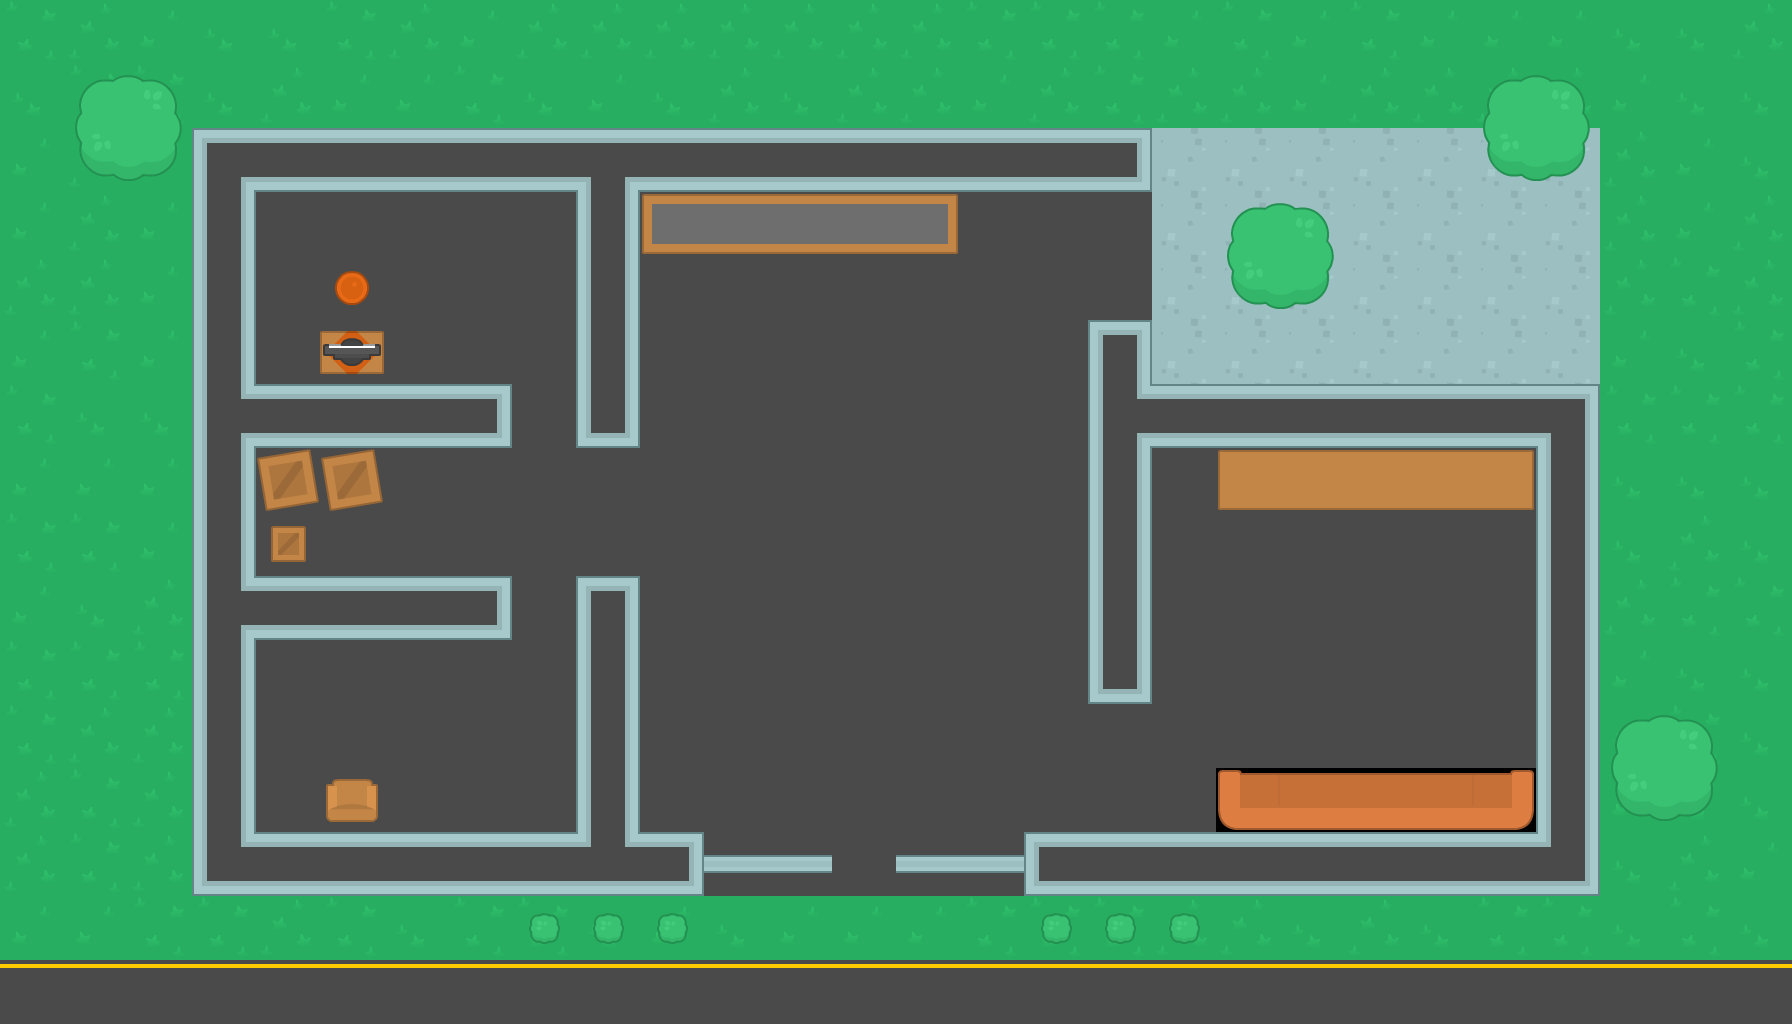

This game map was drawn from its Tiled (.tmx) file and the tilesets committed beside it. A one-line description and the full map source follow:
An orthogonal 28x16 tile map with 64x64 px tiles, 3 tile layers (Capa de patrones 1, arb, Capa de patrones 3) and 44 objects (2x MiniGame, Player).

<map version="1.4" tiledversion="1.4.2" orientation="orthogonal" renderorder="right-down" width="28" height="16" tilewidth="64" tileheight="64" infinite="0" nextlayerid="5" nextobjectid="45">
 <tileset firstgid="1" source="Kenney Topdown.tsx" />
 <layer id="1" name="Capa de patrones 1" width="28" height="16">
  <data encoding="csv">
2,1,3,4,4,2,1,3,1,1,1,1,1,1,1,2,2,2,3,2,3,2,3,3,3,4,4,1,
4,2,2,4,1,3,3,2,4,3,4,1,4,1,1,3,1,2,1,1,3,1,1,1,1,3,4,4,
3,1,3,340,340,340,340,340,340,340,340,340,340,340,340,340,340,340,8,8,8,8,8,8,8,1,3,4,
3,1,3,340,340,340,340,340,340,340,340,340,340,340,340,340,340,340,8,8,8,8,8,8,8,1,3,1,
1,1,3,340,340,340,340,340,340,340,340,340,340,340,340,340,340,340,8,8,8,8,8,8,8,1,2,1,
3,2,3,340,340,340,340,340,340,340,340,340,340,340,340,340,340,340,8,8,8,8,8,8,8,3,4,2,
2,4,4,340,340,340,340,340,340,340,340,340,340,340,340,340,340,340,340,340,340,340,340,340,339,2,2,2,
3,3,3,340,340,340,340,340,340,340,340,340,340,340,340,340,340,340,340,340,340,340,340,340,339,4,4,4,
2,2,3,340,340,340,340,340,340,340,340,340,340,340,340,340,340,340,340,340,340,340,340,340,339,4,1,4,
3,4,1,340,340,340,340,340,340,340,340,340,340,340,340,340,340,340,340,340,340,340,340,340,339,1,2,2,
2,2,2,340,340,340,340,340,340,340,340,340,340,340,340,340,340,340,340,340,340,340,340,340,339,3,4,4,
2,1,1,340,340,340,340,340,340,340,340,340,340,340,340,340,340,340,340,340,340,340,340,340,339,4,2,4,
1,2,1,340,340,340,340,340,340,340,340,340,340,340,340,340,340,340,340,474,475,475,475,476,339,3,4,4,
1,2,1,340,340,340,340,340,340,340,340,340,340,340,340,340,340,340,340,340,340,340,340,340,340,4,1,3,
3,3,2,2,1,2,4,2,2,4,3,4,3,3,3,2,2,2,1,1,4,1,4,2,2,4,2,4,
4,4,1,2,1,1,2,3,1,3,2,2,1,3,3,3,3,4,2,4,2,3,3,2,4,3,4,3
</data>
 </layer>
 <objectgroup id="4" name="Capa de Objetos 1">
  <object id="1" x="208" y="128" width="944" height="64" />
  <object id="2" x="576" y="192" width="64" height="256" />
  <object id="3" x="640" y="192" width="320" height="64" />
  <object id="4" x="1088" y="320" width="64" height="384" />
  <object id="5" x="1152" y="384" width="448" height="64" />
  <object id="6" x="1536" y="448" width="64" height="448" />
  <object id="7" x="640" y="832" width="64" height="64" />
  <object id="8" x="704" y="848" width="128" height="32" />
  <object id="9" x="896" y="848" width="128" height="32" />
  <object id="10" x="1024" y="832" width="576" height="64" />
  <object id="11" x="576" y="576" width="64" height="256" />
  <object id="12" x="1216" y="448" width="320" height="64" />
  <object id="13" x="320" y="816" width="64" height="16" />
  <object id="14" x="368" y="784" width="16" height="32" />
  <object id="15" x="320" y="784" width="16" height="32" />
  <object id="16" x="256" y="448" width="64" height="64" />
  <object id="17" x="256" y="512" width="32" height="64" />
  <object id="18" x="320" y="448" width="64" height="64" />
  <object id="19" x="320" y="336" width="64" height="32" />
  <object id="20" x="192" y="128" width="64" height="768" />
  <object id="21" x="256" y="576" width="256" height="64" />
  <object id="22" x="256" y="384" width="256" height="64" />
  <object id="23" x="256" y="832" width="448" height="64" />
  <object id="24" x="0" y="0" width="1664" height="16" />
  <object id="25" x="0" y="16" width="16" height="1008" />
  <object id="26" x="16" y="1008" width="1648" height="16" />
  <object id="27" x="1648" y="32" width="16" height="976" />
  <object id="28" x="1248" y="224" width="64" height="64" />
  <object id="29" x="1504" y="96" width="64" height="64" />
  <object id="30" x="96" y="96" width="64" height="64" />
  <object id="31" x="1056" y="928" />
  <object id="32" x="1120" y="928" />
  <object id="33" x="1184" y="928" />
  <object id="34" x="672" y="928" />
  <object id="35" x="608" y="928" />
  <object id="36" x="544" y="928" />
  <object id="37" x="352" y="288" />
  <object id="38" x="1216" y="768" width="16" height="64" />
  <object id="39" x="1232" y="816" width="304" height="16" />
  <object id="40" x="1520" y="768" width="16" height="48" />
  <object id="41" name="Mars Odyssey" type="MiniGame" x="256" y="192" width="320" height="192" />
  <object id="42" name="Astronaut" type="MiniGame" x="256" y="640" width="320" height="192" />
  <object id="43" name="Player" x="880" y="272" />
  <object id="44" x="-288" y="144" />
 </objectgroup>
 <layer id="2" name="arb" width="28" height="16">
  <data encoding="csv">
0,0,0,0,0,0,0,0,0,0,0,0,0,0,0,0,0,0,0,0,0,0,0,0,0,0,0,0,
0,181,182,0,0,0,0,0,0,0,0,0,0,0,0,0,0,0,0,0,0,0,0,181,182,0,0,0,
0,208,209,280,282,282,282,282,282,283,282,282,282,282,282,282,282,285,0,0,0,0,0,208,209,0,0,0,
0,0,0,309,0,0,0,0,0,309,340,0,0,0,0,0,0,340,0,181,182,0,0,0,0,0,0,0,
0,0,0,309,0,0,0,0,0,309,0,0,0,0,0,0,0,340,0,208,209,0,0,0,0,0,0,0,
0,0,0,309,0,511,0,0,0,309,0,0,0,0,0,0,0,312,0,0,0,0,0,0,0,0,0,0,
0,0,0,310,282,282,282,285,0,286,0,0,0,0,0,0,0,310,282,282,282,282,282,282,281,0,0,0,
0,0,0,309,0,0,0,0,0,0,0,0,0,0,0,0,0,309,0,453,454,454,454,455,309,0,0,0,
0,0,0,309,0,0,0,340,0,0,0,0,0,0,0,0,0,309,0,0,0,0,0,0,309,0,0,0,
0,0,0,310,282,282,282,285,0,312,0,0,0,0,0,0,0,309,0,0,0,0,0,0,309,0,0,0,
0,0,0,309,0,0,0,0,0,309,0,0,0,0,0,0,0,286,0,0,0,0,0,0,309,0,0,0,
0,0,0,309,0,0,0,0,0,309,0,0,0,0,0,0,0,0,0,0,0,0,0,0,309,181,182,0,
0,0,0,309,0,0,0,0,0,309,0,0,0,0,0,0,0,0,0,0,0,0,0,0,309,208,209,0,
0,0,0,307,282,282,282,282,282,284,285,340,340,340,340,340,313,282,282,282,282,282,282,282,308,0,0,0,
0,0,0,0,0,0,0,0,235,235,235,0,0,0,0,0,235,235,235,0,0,0,0,0,0,0,0,0,
0,0,0,0,0,0,0,0,0,0,0,0,0,0,0,0,0,0,0,0,0,0,0,0,0,0,0,0
</data>
 </layer>
 <layer id="3" name="Capa de patrones 3" width="28" height="16">
  <data encoding="csv">
0,0,0,0,0,0,0,0,0,0,0,0,0,0,0,0,0,0,0,0,0,0,0,0,0,0,0,0,
0,0,0,0,0,0,0,0,0,0,0,0,0,0,0,0,0,0,0,0,0,0,0,0,0,0,0,0,
0,0,0,0,0,0,0,0,0,0,0,0,0,0,0,0,0,0,0,0,0,0,0,0,0,0,0,0,
0,0,0,0,0,0,0,0,0,0,480,481,481,481,482,0,0,0,0,0,0,0,0,0,0,0,0,0,
0,0,0,0,0,316,0,0,0,0,0,0,0,0,0,0,0,0,0,0,0,0,0,0,0,0,0,0,
0,0,0,0,0,537,0,0,0,0,0,0,0,0,0,0,0,0,0,0,0,0,0,0,0,0,0,0,
0,0,0,0,0,0,0,0,0,0,0,0,0,0,0,0,0,0,0,0,0,0,0,0,0,0,0,0,
0,0,0,0,156,156,0,0,0,0,0,0,0,0,0,0,0,0,0,0,0,0,0,0,0,0,0,0,
0,0,0,0,130,0,0,0,0,0,0,0,0,0,0,0,0,0,0,0,0,0,0,0,0,0,0,0,
0,0,0,0,0,0,0,0,0,0,0,0,0,0,0,0,0,0,0,0,0,0,0,0,0,0,0,0,
0,0,0,0,0,0,0,0,0,0,0,0,0,0,0,0,0,0,0,0,0,0,0,0,0,0,0,0,
0,0,0,0,0,0,0,0,0,0,0,0,0,0,0,0,0,0,0,0,0,0,0,0,0,0,0,0,
0,0,0,0,0,528,0,0,0,0,0,0,0,0,0,0,0,0,0,0,0,0,0,0,0,0,0,0,
0,0,0,0,0,0,0,0,0,0,0,526,526,0,526,526,0,0,0,0,0,0,0,0,0,0,0,0,
0,0,0,0,0,0,0,0,0,0,0,0,0,0,0,0,0,0,0,0,0,0,0,0,0,0,0,0,
30,30,30,30,30,30,30,30,30,30,30,30,30,30,30,30,30,30,30,30,30,30,30,30,30,30,30,30
</data>
 </layer>
</map>
